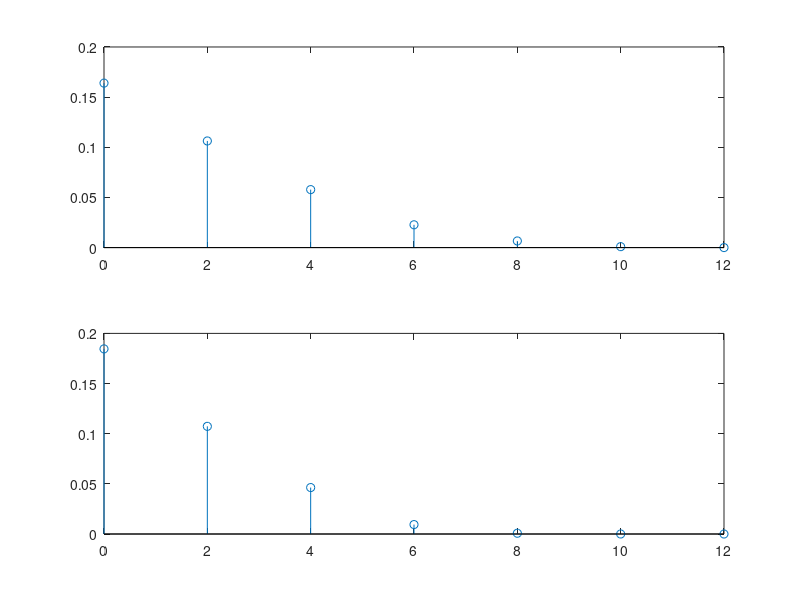

This chart was generated by the following MATLAB code:
close all;
clear all;
clc;
 
% the reference carrier signal
ref=zeros(1,25);
for i=1:25
    ref(i)=sin(2*pi*(i-1)/25);
end
 
%generator matrix for systematic (15,11) cyclic Hamming code
G=[1 0 0 0 0 0 0 0 0 0 0 0 1 1 1; 
   0 1 0 0 0 0 0 0 0 0 0 1 0 1 1;
   0 0 1 0 0 0 0 0 0 0 0 1 1 0 1;
   0 0 0 1 0 0 0 0 0 0 0 1 1 1 0;
   0 0 0 0 1 0 0 0 0 0 0 1 1 1 1;
   0 0 0 0 0 1 0 0 0 0 0 1 1 0 0;
   0 0 0 0 0 0 1 0 0 0 0 1 0 1 0;
   0 0 0 0 0 0 0 1 0 0 0 1 0 0 1;
   0 0 0 0 0 0 0 0 1 0 0 0 1 1 0;
   0 0 0 0 0 0 0 0 0 1 0 0 1 0 1;
   0 0 0 0 0 0 0 0 0 0 1 0 0 1 1];
 
%parity check matrix
H=[1 1 1 0 1 0 0 1 0 1 1 0 0 0 1;
   1 1 0 1 1 0 1 0 1 0 1 0 0 1 0;
   1 0 1 1 1 1 0 0 1 1 0 0 1 0 0;
   0 1 1 1 1 1 1 1 0 0 0 1 0 0 0];
 
S=[0 1 2 3 4 5 6 7 8 9 10 11 12 13 14 15;
   0 14 13 11 7 15 3 5 9 6 10 12 1 2 4 8];
 
msg=zeros(1,11);
ucBER=zeros(1,7);
cBER=zeros(1,7);
for c=0:(2^11-1)
    k=c;
    for j=1:11
        msg(1,j)=mod(k,2);
        k=floor(k/2);
    end
    
    % Uncoded Transmission
    N=11;
    signal=zeros(1,N*25);
    for i=1:N
        if msg(1,i)==0
            signal(1,(25*(i-1)+1):(25*i))=ref(1,:);
        else
            signal(1,(25*(i-1)+1):(25*i))=-ref(1,:);
        end
    end
    
    for snr=0:2:12
        %adding noise
        noisy=awgn(signal,snr);
    
        %demodulating BPSK signal
        dMod=zeros(1,N);
        for j=1:N
            k=(j-1)*25;
            if (noisy(k+7)+ref(7))>1
                dMod(j)=0;
            else
                dMod(j)=1;
            end
        end
        
        k=0;
        for i=1:N
            if dMod(1,i)~=msg(1,i)
                k=k+1;
            end
        end
        ucBER(snr/2+1)=ucBER(snr/2+1)+k;
    end
    
    %----------------------------------------------------------------------
          
    %Coded Transmission
    code=zeros(1,15);
    for i=1:15
        mul=0;
        for j=1:11
            mul=mul+and(msg(j),G(j,i));
        end
        code(i)=mod(mul,2);
    end
    
    N=15;
    signal=zeros(1,N*25);
    for i=1:N
        if code(1,i)==0
            signal(1,(25*(i-1)+1):(25*i))=ref(1,:);
        else
            signal(1,(25*(i-1)+1):(25*i))=-ref(1,:);
        end
    end
    
    for snr=0:2:12
        %adding noise
        noisy=awgn(signal,snr);
    
        %demodulating BPSK signal
        dMod=zeros(1,N);
        for j=1:N
            k=(j-1)*25;
            if (noisy(k+7)+ref(7))>1
                dMod(j)=0;
            else
                dMod(j)=1;
            end
        end
        
        syndrome=0;
        
        for i=1:4
            mul=0;
            for j=1:15
                mul=mul+and(dMod(j),H(i,j));
            end
            syndrome=syndrome+mod(mul,2)*(2^(4-i));
        end
        for i =1:16
            if syndrome==S(2,i);
                syndrome=S(1,i);
                break;
            end 
        end
        error=zeros(1,15);
        if syndrome~=0
            error=[zeros(1,(syndrome-1)) 1 zeros(1,(15-syndrome))];
        end
        
        dCode=xor(dMod,error);
        dCode=dCode(1,1:11);
        k=0;
        for i=1:11
            if dCode(1,i)~=msg(1,i)
                k=k+1;
            end
        end
        cBER(snr/2+1)=cBER(snr/2+1)+k;
    end
end
 
snr=0:2:12;
 
ucBER=ucBER/((2^11)*11);
cBER=cBER/((2^11)*11);
 
figure;
grid on;
axis([0 12 0 .2]);
subplot(2,1,1),stem(snr,ucBER);
subplot(2,1,2),stem(snr,cBER);
